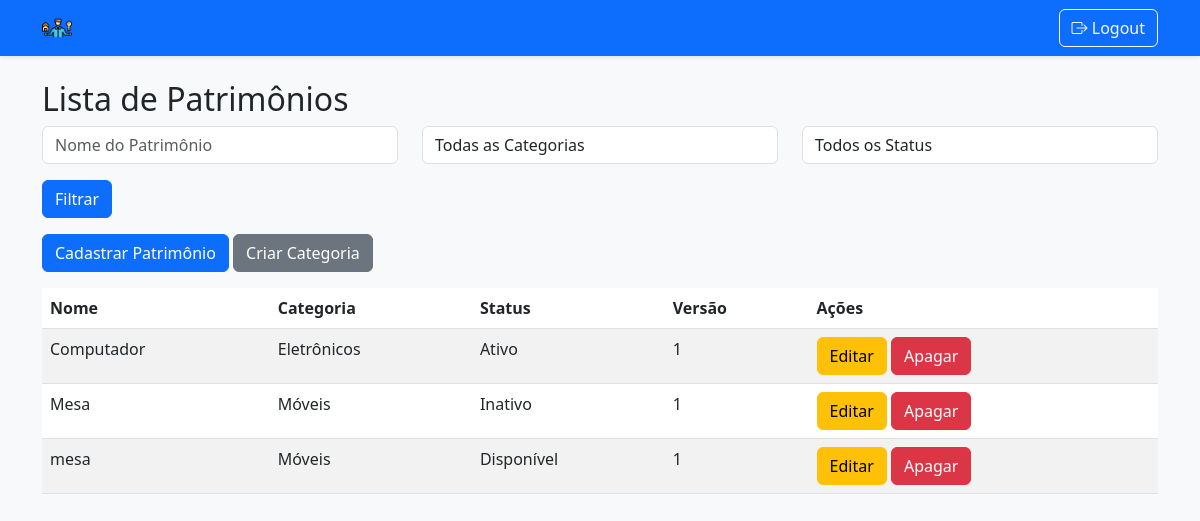
Before: /admin/listagem (signed in) with the older database file.
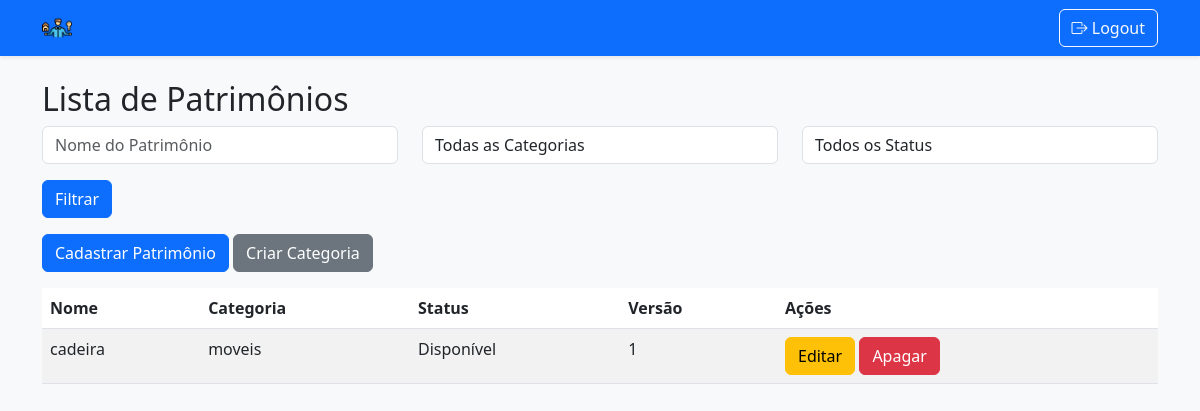
After: the same page with the newer database file.
### backend/models.py (models this page shows)
class Patrimonio(db.Model):
    id = db.Column(db.Integer, primary_key=True)
    nome = db.Column(db.String(50), nullable=False)
    categoria_id = db.Column(db.Integer, db.ForeignKey('categoria.id'), nullable=False)
    categoria = db.relationship('Categoria', backref=db.backref('patrimonios', lazy=True))
    status = db.Column(db.String(20))
    versao = db.Column(db.Integer, nullable=False, default=1)  # Novo campo de versão
    funcionario_id = db.Column(db.Integer, db.ForeignKey('funcionario.id'), nullable=True)
    funcionario = db.relationship('Funcionario', back_populates='patrimonios')

class Categoria(db.Model):
    id = db.Column(db.Integer, primary_key=True)
    nome = db.Column(db.String(50), unique=True, nullable=False)

### backend/routes/main_routes.py (the view)
@main.route('/<username>/listagem')
@login_required
def listagem(username):
    if username != current_user.username:
        flash('Acesso restrito.')
        return redirect(url_for('main.index', username=current_user.username))
    query = Patrimonio.query
    nome = request.args.get('nome')
    categoria = request.args.get('categoria')
    status = request.args.get('status')
    if nome:
        query = query.filter(Patrimonio.nome.ilike(f'%{nome}%'))
    if categoria:
        query = query.filter(Patrimonio.categoria.has(nome=categoria))
    if status:
        query = query.filter(Patrimonio.status == status)
    patrimonios = query.all()
    categorias = Categoria.query.all()
    return render_template('index.html', patrimonios=patrimonios, categorias=categorias)

### backend/__init__.py (called while the page is built)
def create_app():
    app = Flask(__name__)
    app.config['SECRET_KEY'] = 'sua-chave-secreta'
    app.config['SQLALCHEMY_DATABASE_URI'] = f'sqlite:///{os.path.abspath(os.path.join(os.path.dirname(__file__), "../infra/gerPtrimonio.db"))}'
    db.init_app(app)
    login_manager = LoginManager()
    login_manager.login_view = 'auth.login'
    login_manager.init_app(app)
    @login_manager.user_loader
    def load_user(user_id):
        return User.query.get(int(user_id))
    @app.context_processor
    def inject_user():
        return dict(current_user=current_user)
    from .routes import register_routes
    register_routes(app)
    return app

### backend/models.py (called while the page is built)
    @property
    def is_active(self):
        return self.active

### backend/templates/index.html (shortened to what this page needs)
{% extends "base.html" %}
{% block content %}
<h2>Lista de Patrimônios</h2>
<form method="GET" action="{{ url_for('main.listagem', username=current_user.username) }}" class="mb-3">
    <div class="row">
        <div class="col-md-4">
            <input type="text" name="nome" class="form-control" placeholder="Nome do Patrimônio" value="{{ request.args.get('nome', '') }}">
        </div>
        <div class="col-md-4">
            <select name="categoria" class="form-control">
                <option value="">Todas as Categorias</option>
            </select>
        </div>
        <div class="col-md-4">
            <select name="status" class="form-control">
                <option value="">Todos os Status</option>
            </select>
        </div>
    </div>
    <div class="row mt-3">
        <div class="col-md-12">
            <button type="submit" class="btn btn-primary">Filtrar</button>
        </div>
    </div>
</form>
{% if current_user.cargo in ['Admin', 'Supervisor'] %}
<button class="btn btn-primary mb-3" data-bs-toggle="modal" data-bs-target="#cadastroModal">Cadastrar Patrimônio</button>
<a href="{{ url_for('main.categorias', username=current_user.username) }}" class="btn btn-secondary mb-3">
    Criar Categoria
</a>
{% endif %}
<table id="patrimonioTable" class="table table-striped">
    <thead>
        <tr>
            <th>Nome</th>
            <th>Categoria</th>
            <th>Status</th>
            <th>Versão</th>
            <th>Ações</th>
        </tr>
    </thead>
    <tbody>
        {% for patrimonio in patrimonios %}
        <tr>
            <td>{{ patrimonio.nome }}</td>
            <td>{{ patrimonio.categoria.nome }}</td>
            <td>{{ patrimonio.status }}</td>
            <td>{{ patrimonio.versao }}</td>
            <td>
                {% if current_user.cargo in ['Admin', 'Supervisor'] %}
                <a href="{{ url_for('main.editar', username=current_user.username, id=patrimonio.id) }}" class="btn btn-warning">Editar</a>
                <form method="POST" action="{{ url_for('main.apagar', username=current_user.username, id=patrimonio.id) }}" style="display:inline;">
                    <button type="submit" class="btn btn-danger">Apagar</button>
                </form>
                {% endif %}
            </td>
        </tr>
        {% endfor %}
    </tbody>
</table>
{% endblock %}

### backend/templates/base.html (shortened to what this page needs)
<!DOCTYPE html>
<html lang="pt-br">
<head>
    <link href="https://cdn.jsdelivr.net/npm/bootstrap@5.3.0/dist/css/bootstrap.min.css" rel="stylesheet">
    <link href="https://cdn.jsdelivr.net/npm/bootstrap-icons@1.10.5/font/bootstrap-icons.css" rel="stylesheet">
</head>
<body class="bg-light">
    {% if request.endpoint != "auth.login" %}
    <nav class="navbar navbar-expand-lg navbar-dark bg-primary shadow-sm mb-4">
        <div class="container">
            <a href="{{ url_for('main.listagem', username=current_user.username) }}" class="navbar-brand d-flex align-items-center" href="#">
                <img src="{{ url_for('static', filename='img/propriedade.png') }}" alt="GerPatrimônio" width="30" height="30" class="d-inline-block align-text-top me-2">
            </a>
            {% if current_user.is_authenticated %}
            <div class="d-flex">
                <a class="btn btn-outline-light" href="{{ url_for('auth.logout') }}">
                    <i class="bi bi-box-arrow-right"></i> Logout
                </a>
            </div>
            {% endif %}
        </div>
    </nav>
    {% endif %}
    <div class="container my-4">
        {% block content %}{% endblock %}
    </div>
</body>
</html>

Changed rows visible on the page:
removed Patrimonio: nome "Mesa", categoria.nome "Móveis", status "Inativo", versao "1"
removed Patrimonio: nome "mesa", categoria.nome "Móveis", status "Disponível", versao "1"
changed Patrimonio: nome "Computador" → "cadeira"; categoria.nome "Eletrônicos" → "moveis"; status "Ativo" → "Disponível"
